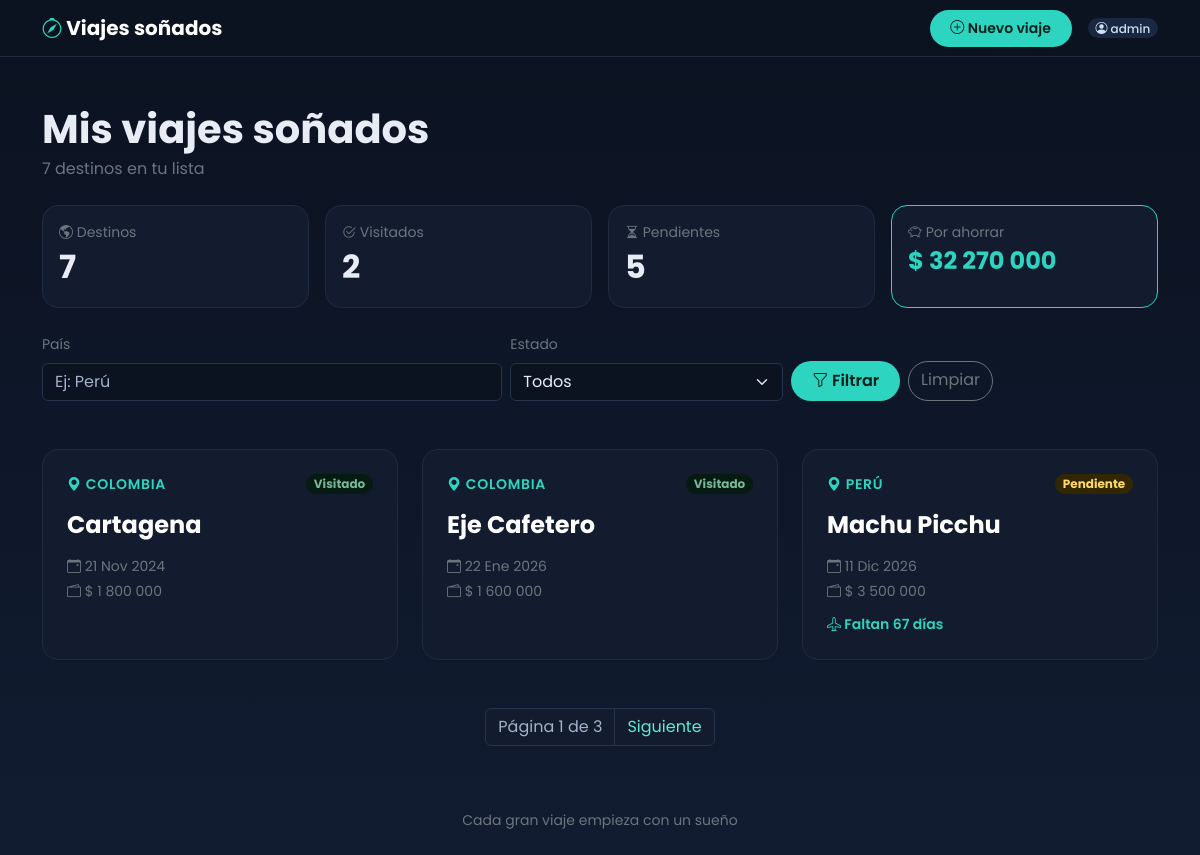
The app's page / (signed in) with its own data.
### modulo/models.py (models this page shows, shortened)
class ViajeSonado(models.Model):
    usuario = models.ForeignKey(
        settings.AUTH_USER_MODEL,
        on_delete=models.CASCADE,
        related_name="viajes",
    )
    destino = models.CharField(max_length=100)
    pais = models.CharField(max_length=60)
    notas = models.TextField(blank=True)
    presupuesto = models.DecimalField(
        max_digits=12,
        decimal_places=2,
        validators=[MinValueValidator(Decimal("0.01"))],
    )
    fecha_tentativa = models.DateField()
    visitado = models.BooleanField(default=False)
    class Meta:
        ordering = ["fecha_tentativa"]
        verbose_name = "viaje soñado"
        verbose_name_plural = "viajes soñados"
    @property
    def dias_restantes(self):
        return (self.fecha_tentativa - timezone.localdate()).days

### modulo/views.py (the view)
# urls.py: path("", views.lista_viajes, name="lista"),
@login_required(login_url="/admin/login/")
def lista_viajes(request):
    todos = ViajeSonado.objects.filter(usuario=request.user)
    estadisticas = {
        "total": todos.count(),
        "visitados": todos.filter(visitado=True).count(),
        "pendientes": todos.filter(visitado=False).count(),
        "presupuesto_pendiente": todos.filter(visitado=False).aggregate(
            total=Sum("presupuesto")
        )["total"]
        or 0,
    }
    viajes = todos
    pais = request.GET.get("pais", "").strip()
    visitado = request.GET.get("visitado", "")
    if pais:
        viajes = viajes.filter(pais__icontains=pais)
    if visitado == "si":
        viajes = viajes.filter(visitado=True)
    elif visitado == "no":
        viajes = viajes.filter(visitado=False)
    paginador = Paginator(viajes, 3)
    pagina = paginador.get_page(request.GET.get("page"))
    parametros = request.GET.copy()
    parametros.pop("page", None)
    contexto = {
        "viajes": pagina,
        "pais": pais,
        "visitado": visitado,
        "parametros": parametros.urlencode(),
        "estadisticas": estadisticas,
    }
    return render(request, "modulo/lista.html", contexto)

### modulo/templates/modulo/lista.html (shortened to what this page needs)
{% extends "modulo/base.html" %}
{% block contenido %}
<div class="mb-4">
    <h1 class="fw-bold mb-1">Mis viajes soñados</h1>
    <p class="text-secondary mb-0">
        {{ viajes.paginator.count }} destino{{ viajes.paginator.count|pluralize }} en tu lista
    </p>
</div>
<div class="row g-3 mb-4">
    <div class="col-6 col-lg-3">
        <div class="rounded-4 p-3 h-100" style="background: #121c2e; border: 1px solid #1f2b40;">
            <div class="text-secondary small"><i class="bi bi-globe-americas"></i> Destinos</div>
            <div class="fs-2 fw-bold">{{ estadisticas.total }}</div>
        </div>
    </div>
    <div class="col-6 col-lg-3">
        <div class="rounded-4 p-3 h-100" style="background: #121c2e; border: 1px solid #1f2b40;">
            <div class="text-secondary small"><i class="bi bi-check2-circle"></i> Visitados</div>
            <div class="fs-2 fw-bold">{{ estadisticas.visitados }}</div>
        </div>
    </div>
    <div class="col-6 col-lg-3">
        <div class="rounded-4 p-3 h-100" style="background: #121c2e; border: 1px solid #1f2b40;">
            <div class="text-secondary small"><i class="bi bi-hourglass-split"></i> Pendientes</div>
            <div class="fs-2 fw-bold">{{ estadisticas.pendientes }}</div>
        </div>
    </div>
    <div class="col-6 col-lg-3">
        <div class="rounded-4 p-3 h-100" style="background: #121c2e; border: 1px solid #2dd4bf;">
            <div class="text-secondary small"><i class="bi bi-piggy-bank"></i> Por ahorrar</div>
            <div class="fs-4 fw-bold" style="color: #2dd4bf;">$ {{ estadisticas.presupuesto_pendiente|floatformat:"0g" }}</div>
        </div>
    </div>
</div>
<form method="get" class="row g-2 align-items-end mb-5">
    <div class="col-md-5">
        <label for="pais" class="form-label text-secondary small">País</label>
        <input type="text" id="pais" name="pais" value="{{ pais }}" class="form-control" placeholder="Ej: Perú">
    </div>
    <div class="col-md-3">
        <label for="visitado" class="form-label text-secondary small">Estado</label>
        <select id="visitado" name="visitado" class="form-select">
            <option value="" {% if visitado == "" %}selected{% endif %}>Todos</option>
        </select>
    </div>
    <div class="col-md-4 d-flex gap-2">
        <button type="submit" class="btn btn-aventura">
            <i class="bi bi-funnel"></i> Filtrar
        </button>
        <a href="{% url 'modulo:lista' %}" class="btn btn-outline-secondary rounded-pill">Limpiar</a>
    </div>
</form>
{% if viajes %}
<div class="row row-cols-1 row-cols-md-2 row-cols-lg-3 g-4 mb-5">
    {% for viaje in viajes %}
    <div class="col">
        <div class="tarjeta position-relative h-100 p-4">
            <div class="d-flex justify-content-between align-items-start mb-3">
                <span class="text-uppercase small fw-semibold" style="color: #2dd4bf; letter-spacing: 0.05em;">
                    <i class="bi bi-geo-alt-fill"></i> {{ viaje.pais }}
                </span>
                {% if viaje.visitado %}
                    <span class="badge rounded-pill bg-success-subtle text-success-emphasis">Visitado</span>
                {% else %}
                    <span class="badge rounded-pill bg-warning-subtle text-warning-emphasis">Pendiente</span>
                {% endif %}
            </div>
            <h4 class="fw-bold mb-3">
                <a href="{% url 'modulo:detalle' viaje.pk %}" class="stretched-link text-white text-decoration-none">
                    {{ viaje.destino }}
                </a>
            </h4>
            <div class="text-secondary small d-flex flex-column gap-1">
                <span><i class="bi bi-calendar-event"></i> {{ viaje.fecha_tentativa|date:"j M Y" }}</span>
                <span><i class="bi bi-wallet2"></i> $ {{ viaje.presupuesto|floatformat:"0g" }}</span>
                {% if not viaje.visitado %}
                    {% with dias=viaje.dias_restantes %}
                    <span class="mt-2 fw-semibold" style="color: #2dd4bf;">
                        <i class="bi bi-airplane"></i>
                        {% if dias > 1 %}Faltan {{ dias }} días
                        {% elif dias == 1 %}¡Es mañana!
                        {% elif dias == 0 %}¡Es hoy!
                        {% else %}Fecha pasada
                        {% endif %}
                    </span>
                    {% endwith %}
                {% endif %}
            </div>
        </div>
    </div>
    {% endfor %}
</div>
<nav>
    <ul class="pagination justify-content-center">
        <li class="page-item disabled">
            <span class="page-link">Página {{ viajes.number }} de {{ viajes.paginator.num_pages }}</span>
        </li>
        {% if viajes.has_next %}
        <li class="page-item">
            <a class="page-link" href="?page={{ viajes.next_page_number }}{% if parametros %}&{{ parametros }}{% endif %}">Siguiente</a>
        </li>
        {% endif %}
    </ul>
</nav>
{% else %}
<div class="tarjeta text-center p-5">
    <i class="bi bi-airplane fs-1" style="color: #2dd4bf;"></i>
    <h5 class="mt-3">No se encontraron viajes</h5>
    <p class="text-secondary mb-0">Prueba con otro filtro o crea un nuevo destino.</p>
</div>
{% endif %}
{% endblock %}

### modulo/templates/modulo/base.html (shortened to what this page needs)
<!DOCTYPE html>
<html lang="es" data-bs-theme="dark">
<head>
    <link href="https://cdn.jsdelivr.net/npm/bootstrap@5.3.3/dist/css/bootstrap.min.css" rel="stylesheet">
    <link href="https://cdn.jsdelivr.net/npm/bootstrap-icons@1.11.3/font/bootstrap-icons.min.css" rel="stylesheet">
</head>
<body>
    <nav class="navbar navbar-viajes sticky-top mb-5">
        <div class="container">
            <a class="navbar-brand marca" href="{% url 'modulo:lista' %}">
                <i class="bi bi-compass"></i> Viajes soñados
            </a>
            <div class="d-flex align-items-center gap-3">
                <a class="btn btn-aventura btn-sm" href="{% url 'modulo:crear' %}">
                    <i class="bi bi-plus-circle"></i> Nuevo viaje
                </a>
                <span class="badge rounded-pill usuario">
                    <i class="bi bi-person-circle"></i> {{ request.user.username }}
                </span>
            </div>
        </div>
    </nav>
    <main class="container pb-5">
        {% block contenido %}{% endblock %}
    </main>
    <footer class="text-center text-secondary small pb-4">
        Cada gran viaje empieza con un sueño
    </footer>
</body>
</html>

### modulo/templates/modulo/base.html (style rules this page uses)
:root[data-bs-theme="dark"] { --bs-body-bg: #0b1220; --bs-body-color: #e8edf5; --bs-secondary-color: #a3b3cc; --bs-border-color: #26334a; --bs-link-color-rgb: 94, 234, 212; --bs-link-hover-color-rgb: 153, 246, 228; }
body { font-family: 'Poppins', sans-serif; background: linear-gradient(180deg, #0b1220 0%, #111c31 100%) fixed; min-height: 100vh; }
.navbar-viajes { background: #0b1220; border-bottom: 1px solid #1f2b40; }
.marca { font-weight: 700; font-size: 1.25rem; color: #fff; }
.marca i { color: #2dd4bf; }
.btn-aventura { background: #2dd4bf; border: 0; color: #04201c; font-weight: 600; border-radius: 50px; padding: 0.5rem 1.3rem; transition: transform 0.2s, background 0.2s; }
.usuario { background: #1a2740; color: #cfe0f5; font-weight: 500; }
.tarjeta { background: #121c2e; border: 1px solid #1f2b40; border-radius: 16px; transition: border-color 0.2s, transform 0.2s; }
.pagination { --bs-pagination-color: #5eead4; --bs-pagination-bg: #121c2e; --bs-pagination-border-color: #26334a; --bs-pagination-hover-color: #99f6e4; --bs-pagination-hover-bg: #1a2740; --bs-pagination-hover-border-color: #2dd4bf; --bs-pagination-disabled-color: #a3b3cc; --bs-pagination-disabled-bg: #121c2e; --bs-pagination-disabled-border-color: #26334a; }

### records on screen
ViajeSonado: pais "COLOMBIA", visitado "Visitado", destino "Cartagena", fecha_tentativa "21 Nov 2024", presupuesto "1 800 000"
ViajeSonado: pais "COLOMBIA", visitado "Visitado", destino "Eje Cafetero", fecha_tentativa "22 Ene 2026", presupuesto "1 600 000"
ViajeSonado: pais "PERÚ", visitado "Pendiente", destino "Machu Picchu", fecha_tentativa "11 Dic 2026", presupuesto "3 500 000", dias_restantes "67"

### other values on screen
{{ request.user.username }} "admin"
{{ viajes.paginator.count }} "7"
{{ estadisticas.total }} "7"
{{ estadisticas.visitados }} "2"
{{ estadisticas.pendientes }} "5"
{{ estadisticas.presupuesto_pendiente|floatformat:"0g" }} "32 270 000"
{{ viajes.number }} "1"
{{ viajes.paginator.num_pages }} "3"
